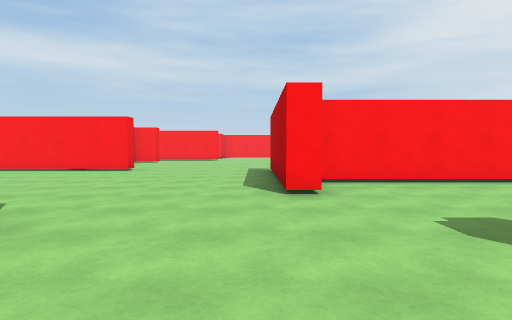
[1] (above)

24 first-person views from a walk through a 3-D level made in the Unity game engine. The camera is 1.3 m above the floor, tilts 2° down and sees 75° across. The floor is counted in squares, 2 m on a side. Each view is taken from the middle of a square. On the plan, view 1 faces up. The plan holds only what a view shows up to about 10 squares ahead; the rest is blank. The place goes on beyond the plan. The player character is not drawn.

[2]
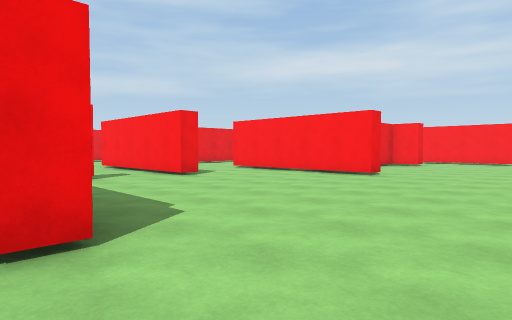

[3]
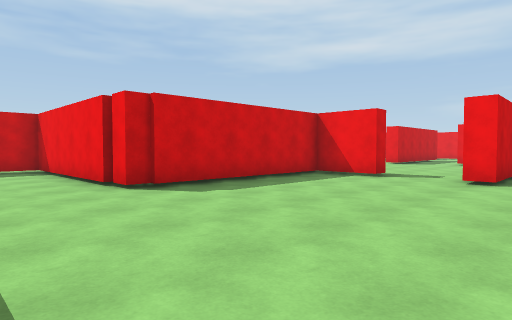

[4]
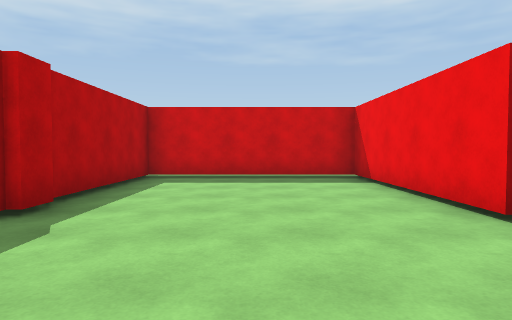

[5]
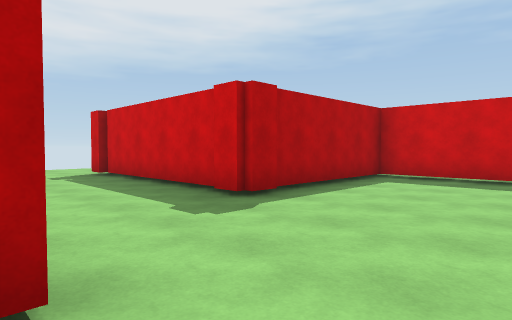

[6]
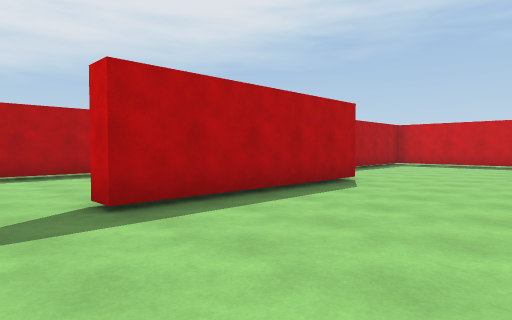

[7]
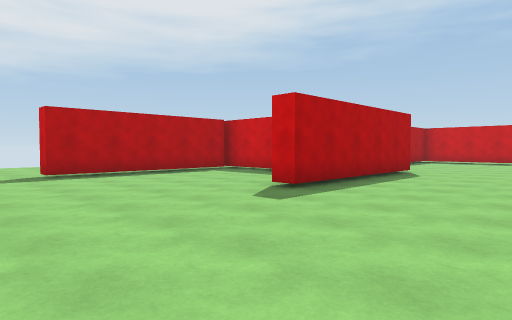

[8]
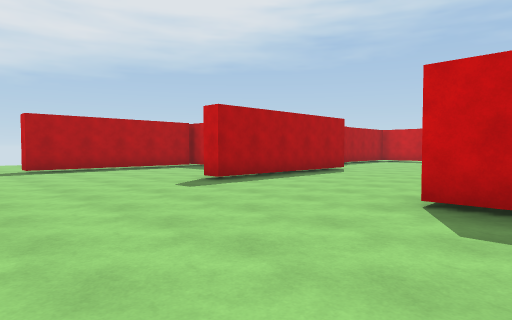

[9]
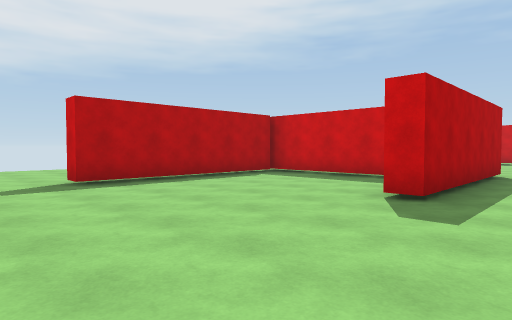

[10]
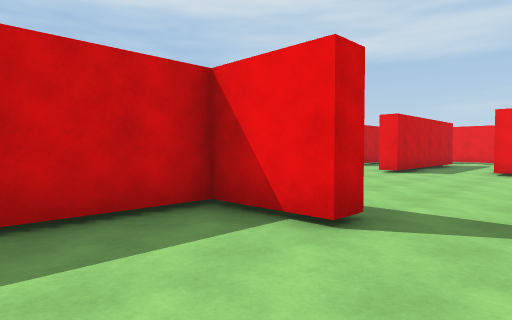

[11]
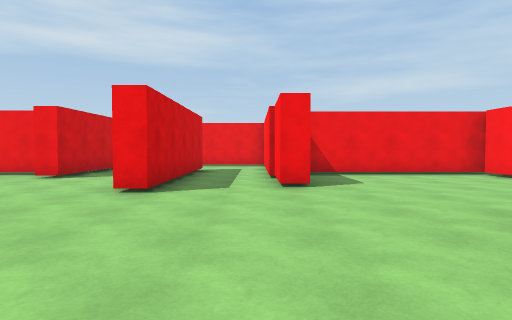

[12]
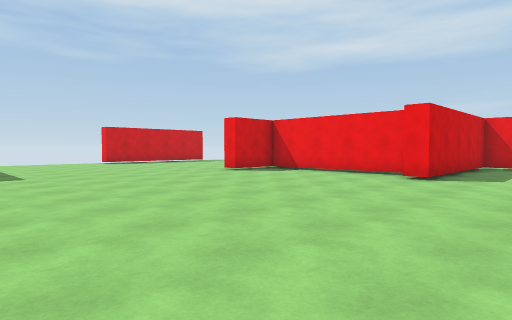

[13]
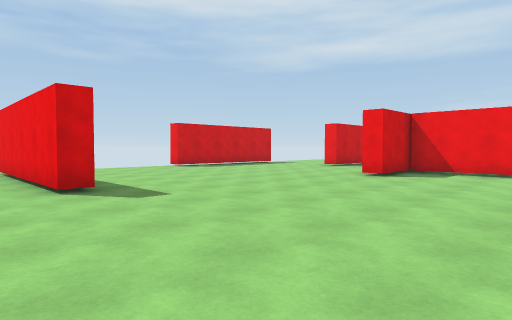

[14]
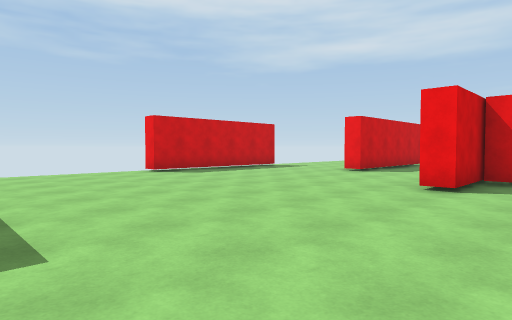

[15]
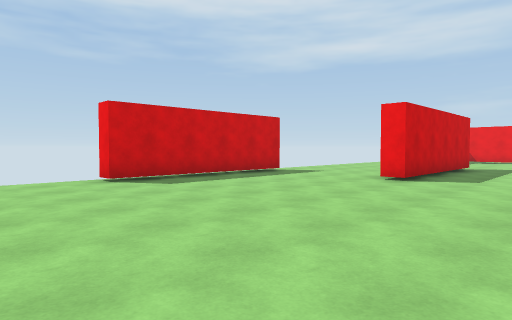

[16]
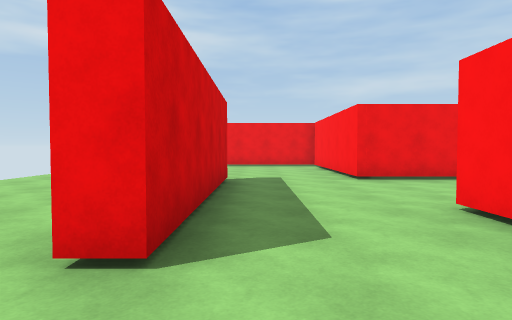

[17]
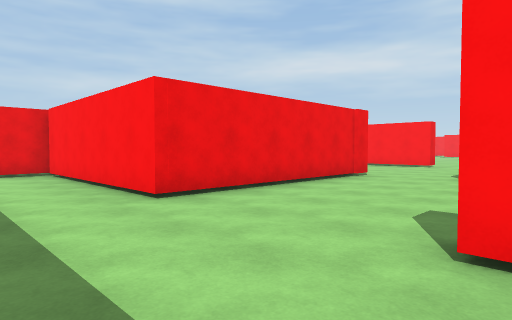

[18]
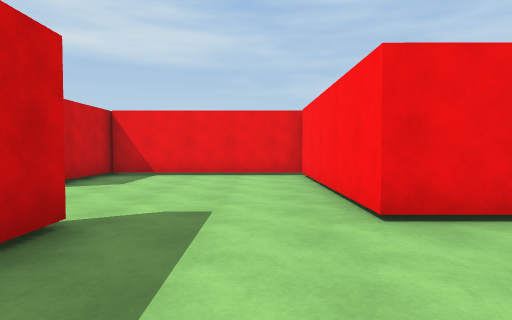

[19]
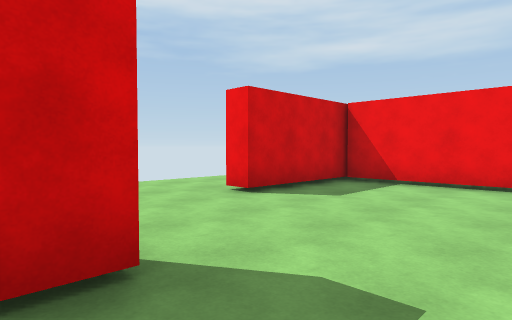

[20]
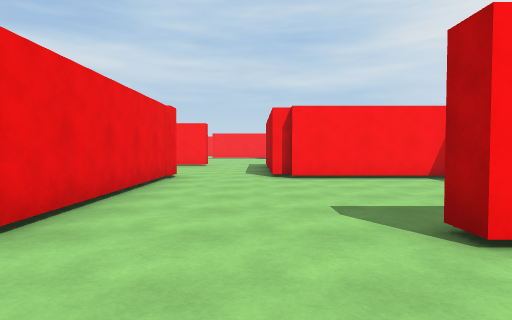

[21]
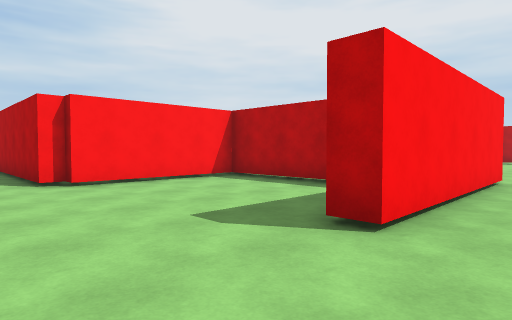

[22]
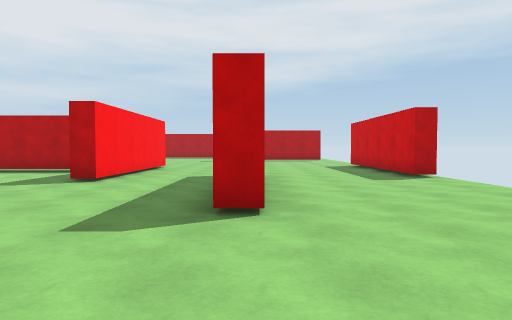

[23]
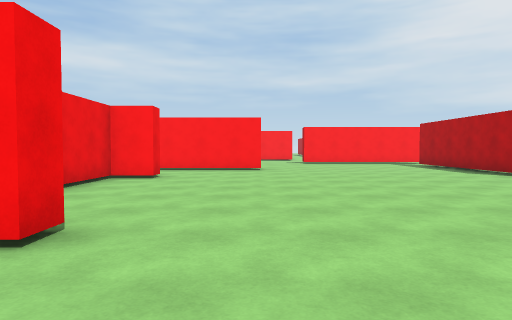

[24]
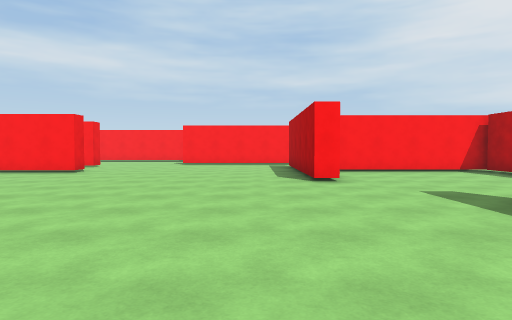

### Floor plan
Points are (right, up) in squares from view 1. A wall is a line through its corners. A room is listed if a view was taken in it or the views show most of it. See-through windows are left out.
Room 1 (views 1, 2, 3, 4, 5, 6, 7, 8, 9, 10)
walls: (1, 4.7) (0.4, 4.7) (0.4, 9.7) (1, 9.7); (2.1, 6.8) (5.6, 6.8); (-4.5, 10.1) (-3.7, 10.1) (-3.7, 9.6) (-6.4, 9.6); (-6.9, 6.8) (-6.9, 6.3); (5.3, 7.1) (5.3, 12.1); (-7.4, 4.5) (-7.4, 2.9) (-2.3, 2.9) (-2.3, -2.4) (2.4, -2.4) (2.4, 2)
ways out: opening at (-6.5, 5.5) to room 2; opening at (-7.5, 8.5); opening at (1.5, 3.5); opening at (5, 13.5)
Room 2 (views 11, 12, 13, 14, 15, 16, 22, 23, 24)
walls: (-17.5, -5.4) (-15.5, -5.4) (-15.5, -5.9) (-18.5, -5.9); (-9.9, -7.3) (-9.3, -7.3) (-9.3, -12.2); (-18.8, -8.6) (-18.8, -9.1); (-7.2, -0.5) (-7.8, -0.5) (-7.8, 3.1); (-20.9, -0.3) (-16.2, -0.3) (-16.2, -0.8) (-17.1, -0.8) (-17.1, -5.4); (-18.9, 2.4) (-13.9, 2.4) (-13.9, 1.9) (-16.9, 1.9); (-14.6, 5) (-14.6, 4.4) (-16.4, 4.4); (-23.9, -5.9) (-29.1, -5.9) (-29.1, -10.6) (-26.4, -10.6) (-26.4, -11.1); (-7.9, 4.5) (-7.4, 4.5); (-19.5, -13.1) (-19.5, -12.5) (-14.6, -12.5) (-14.6, -13.1); (-23.8, -9.1) (-23.8, -8.6); (-2.7, 1.1) (-2.7, 2.3) (-6.8, 2.3); (-6.9, 6.3) (-9.8, 6.3); (-16.2, 9.6) (-17.1, 9.6) (-17.1, 5.4)
ways out: opening at (-6.5, 5.5) to room 1; opening at (-23, -7.5) to room 3; opening at (-19.5, -7.5) to room 3; opening at (-26, -12.5); gap at (-17, 10)
Room 3 (views 17, 18, 19, 20, 21)
walls: (-18.5, -5.9) (-20.5, -5.9) (-20.5, -5.4); (-17.6, -3.9) (-17.6, -0.8) (-21.2, -0.8) (-21.2, -0.5) (-21.6, -0.5); (-23.9, -0.2) (-23.9, -5.9); (-23.8, -8.6) (-18.8, -8.6)
ways out: opening at (-23, -7.5) to room 2; opening at (-19.5, -7.5) to room 2; opening at (-23, 0)

Where each view was taken, in squares from view 1:
view 1: 0 up, 0 right, facing up
view 2: 2 up, 0 right, facing up-left
view 3: 8 up, 0 right, facing down-left
view 4: 5 up, 0 right, facing down
view 5: 5 up, 1 left, facing down-right
view 6: 11 up, 3 left, facing down-right
view 7: 14 up, 3 left, facing down-right
view 8: 14 up, 5 left, facing down-right
view 9: 14 up, 1 left, facing down-right
view 10: 6 up, 5 left, facing down-left
view 11: 4 up, 9 left, facing left
view 12: 2 up, 9 left, facing down-left
view 13: 2 down, 8 left, facing down-left
view 14: 4 down, 10 left, facing down-left
view 15: 6 down, 12 left, facing down-left
view 16: 8 down, 17 left, facing left
view 17: 8 down, 20 left, facing up-left
view 18: 7 down, 21 left, facing left
view 19: 7 down, 23 left, facing down-left
view 20: 8 down, 22 left, facing up
view 21: 7 down, 23 left, facing up-right
view 22: 9 down, 27 left, facing right
view 23: 8 down, 14 left, facing up
view 24: 7 down, 9 left, facing up
